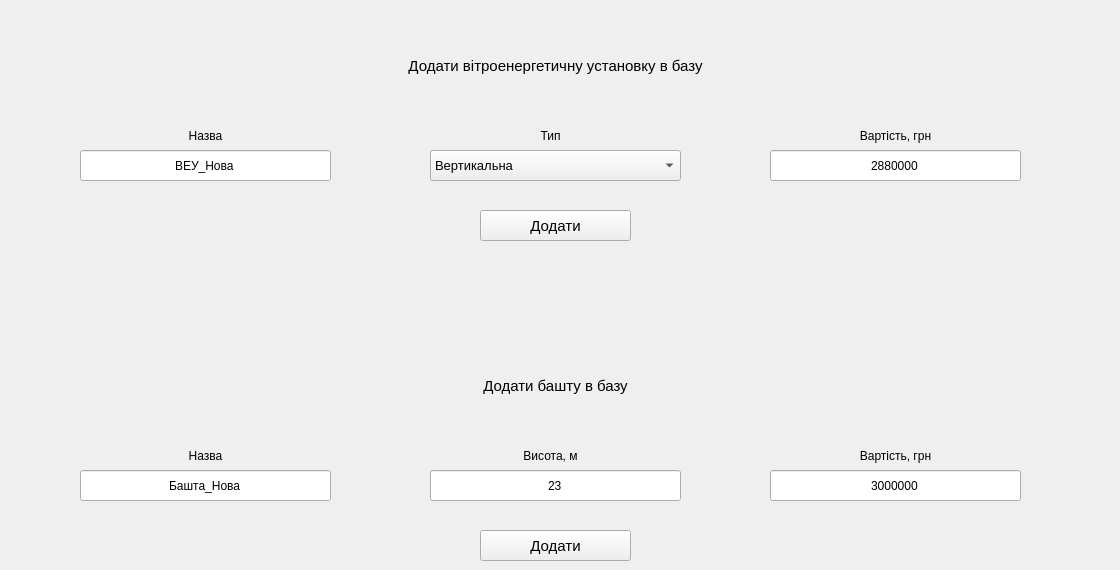
        <widget class="QWidget" name="tab_20">
         <attribute name="title">
          <string>             Додати дані в базу             </string>
         </attribute>
         <widget class="QLabel" name="label_55">
          <property name="geometry">
           <rect>
            <x>80</x>
            <y>110</y>
            <width>251</width>
            <height>51</height>
           </rect>
          </property>
          <property name="font">
           <font>
            <family>MS Shell Dlg 2</family>
            <pointsize>9</pointsize>
           </font>
          </property>
          <property name="text">
           <string>Назва</string>
          </property>
          <property name="alignment">
           <set>Qt::AlignCenter</set>
          </property>
          <property name="wordWrap">
           <bool>false</bool>
          </property>
         </widget>
         <widget class="QLineEdit" name="lab4_veu_name">
          <property name="geometry">
           <rect>
            <x>80</x>
            <y>150</y>
            <width>251</width>
            <height>31</height>
           </rect>
          </property>
          <property name="text">
           <string>ВЕУ_Нова</string>
          </property>
          <property name="alignment">
           <set>Qt::AlignCenter</set>
          </property>
         </widget>
         <widget class="QLabel" name="label_31">
          <property name="geometry">
           <rect>
            <x>0</x>
            <y>40</y>
            <width>1111</width>
            <height>51</height>
           </rect>
          </property>
          <property name="font">
           <font>
            <family>MS Shell Dlg 2</family>
            <pointsize>11</pointsize>
           </font>
          </property>
          <property name="text">
           <string>Додати вітроенергетичну установку в базу</string>
          </property>
          <property name="alignment">
           <set>Qt::AlignCenter</set>
          </property>
          <property name="wordWrap">
           <bool>false</bool>
          </property>
         </widget>
         <widget class="QLabel" name="label_58">
          <property name="geometry">
           <rect>
            <x>410</x>
            <y>110</y>
            <width>281</width>
            <height>51</height>
           </rect>
          </property>
          <property name="font">
           <font>
            <family>MS Shell Dlg 2</family>
            <pointsize>9</pointsize>
           </font>
          </property>
          <property name="text">
           <string>Тип</string>
          </property>
          <property name="alignment">
           <set>Qt::AlignCenter</set>
          </property>
          <property name="wordWrap">
           <bool>false</bool>
          </property>
         </widget>
         <widget class="QComboBox" name="lab4_veu_type">
          <property name="geometry">
           <rect>
            <x>430</x>
            <y>150</y>
            <width>251</width>
            <height>31</height>
           </rect>
          </property>
          <property name="font">
           <font>
            <family>MS Shell Dlg 2</family>
            <pointsize>10</pointsize>
           </font>
          </property>
          <property name="locale">
           <locale language="Ukrainian" country="Ukraine"/>
          </property>
          <property name="editable">
           <bool>false</bool>
          </property>
          <item>
           <property name="text">
            <string>Вертикальна</string>
           </property>
          </item>
          <item>
           <property name="text">
            <string>Горизонтальна</string>
           </property>
          </item>
         </widget>
         <widget class="QLabel" name="label_59">
          <property name="geometry">
           <rect>
            <x>770</x>
            <y>110</y>
            <width>251</width>
            <height>51</height>
           </rect>
          </property>
          <property name="font">
           <font>
            <family>MS Shell Dlg 2</family>
            <pointsize>9</pointsize>
           </font>
          </property>
          <property name="text">
           <string>Вартість, грн</string>
          </property>
          <property name="alignment">
           <set>Qt::AlignCenter</set>
          </property>
          <property name="wordWrap">
           <bool>false</bool>
          </property>
         </widget>
         <widget class="QLineEdit" name="lab4_veu_cost">
          <property name="geometry">
           <rect>
            <x>770</x>
            <y>150</y>
            <width>251</width>
            <height>31</height>
           </rect>
          </property>
          <property name="text">
           <string>2880000</string>
          </property>
          <property name="alignment">
           <set>Qt::AlignCenter</set>
          </property>
         </widget>
         <widget class="QLabel" name="label_32">
          <property name="geometry">
           <rect>
            <x>0</x>
            <y>360</y>
            <width>1111</width>
            <height>51</height>
           </rect>
          </property>
          <property name="font">
           <font>
            <family>MS Shell Dlg 2</family>
            <pointsize>11</pointsize>
           </font>
          </property>
          <property name="text">
           <string>Додати башту в базу</string>
          </property>
          <property name="alignment">
           <set>Qt::AlignCenter</set>
          </property>
          <property name="wordWrap">
           <bool>false</bool>
          </property>
         </widget>
         <widget class="QLabel" name="label_60">
          <property name="geometry">
           <rect>
            <x>410</x>
            <y>430</y>
            <width>281</width>
            <height>51</height>
           </rect>
          </property>
          <property name="font">
           <font>
            <family>MS Shell Dlg 2</family>
            <pointsize>9</pointsize>
           </font>
          </property>
          <property name="text">
           <string>Висота, м</string>
          </property>
          <property name="alignment">
           <set>Qt::AlignCenter</set>
          </property>
          <property name="wordWrap">
           <bool>false</bool>
          </property>
         </widget>
         <widget class="QLineEdit" name="lab4_bashta_cost">
          <property name="geometry">
           <rect>
            <x>770</x>
            <y>470</y>
            <width>251</width>
            <height>31</height>
           </rect>
          </property>
          <property name="text">
           <string>3000000</string>
          </property>
          <property name="alignment">
           <set>Qt::AlignCenter</set>
          </property>
         </widget>
         <widget class="QLabel" name="label_56">
          <property name="geometry">
           <rect>
            <x>80</x>
            <y>430</y>
            <width>251</width>
            <height>51</height>
           </rect>
          </property>
          <property name="font">
           <font>
            <family>MS Shell Dlg 2</family>
            <pointsize>9</pointsize>
           </font>
          </property>
          <property name="text">
           <string>Назва</string>
          </property>
          <property name="alignment">
           <set>Qt::AlignCenter</set>
          </property>
          <property name="wordWrap">
           <bool>false</bool>
          </property>
         </widget>
         <widget class="QLineEdit" name="lab4_bashta_name">
          <property name="geometry">
           <rect>
            <x>80</x>
            <y>470</y>
            <width>251</width>
            <height>31</height>
           </rect>
          </property>
          <property name="text">
           <string>Башта_Нова</string>
          </property>
          <property name="alignment">
           <set>Qt::AlignCenter</set>
          </property>
         </widget>
         <widget class="QLabel" name="label_61">
          <property name="geometry">
           <rect>
            <x>770</x>
            <y>430</y>
            <width>251</width>
            <height>51</height>
           </rect>
          </property>
          <property name="font">
           <font>
            <family>MS Shell Dlg 2</family>
            <pointsize>9</pointsize>
           </font>
          </property>
          <property name="text">
           <string>Вартість, грн</string>
          </property>
          <property name="alignment">
           <set>Qt::AlignCenter</set>
          </property>
          <property name="wordWrap">
           <bool>false</bool>
          </property>
         </widget>
         <widget class="QLineEdit" name="lab4_bashta_hight">
          <property name="geometry">
           <rect>
            <x>430</x>
            <y>470</y>
            <width>251</width>
            <height>31</height>
           </rect>
          </property>
          <property name="text">
           <string>23</string>
          </property>
          <property name="alignment">
           <set>Qt::AlignCenter</set>
          </property>
         </widget>
         <widget class="QPushButton" name="pushButtonAddVeu">
          <property name="geometry">
           <rect>
            <x>480</x>
            <y>210</y>
            <width>151</width>
            <height>31</height>
           </rect>
          </property>
          <property name="font">
           <font>
            <family>MS Shell Dlg 2</family>
            <pointsize>11</pointsize>
           </font>
          </property>
          <property name="text">
           <string>Додати</string>
          </property>
         </widget>
         <widget class="QPushButton" name="pushButtonAddBasht">
          <property name="geometry">
           <rect>
            <x>480</x>
            <y>530</y>
            <width>151</width>
            <height>31</height>
           </rect>
          </property>
          <property name="font">
           <font>
            <family>MS Shell Dlg 2</family>
            <pointsize>11</pointsize>
           </font>
          </property>
          <property name="text">
           <string>Додати</string>
          </property>
         </widget>
        </widget>
